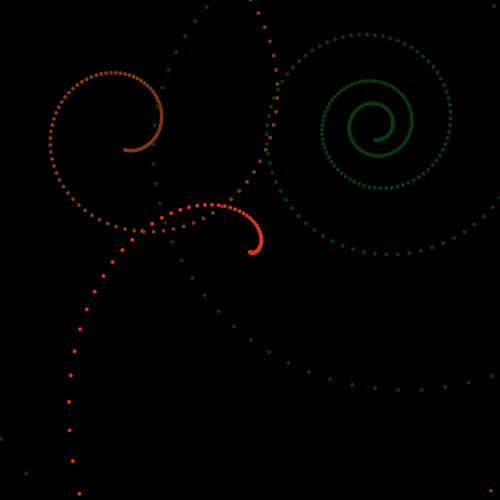
Frame 1 (no input)
Frame 2 (the mouse pressed at the canvas centre, redrawn once): identical to frame 1, image omitted

The Processing sketch that drew this single still picture (run headless with seeded random() and noise(); the mouse was pressed at the canvas centre and the sketch redrawn once):

// Processing sketch: processing_559
// ── processing_559.pde


void setup() {
  size(500,500);
  
  smooth();
  background(0);
  noStroke();

}

void draw () {
  background(0);
  
  drawSpiral1();
  
  drawSpiral2();
  
  drawSpiral3();
  
  noLoop();
}

void drawSpiral1() {
  float radius = 2.0;
  fill(214,56,12);
  
  for (int i = 0; i <= 360*50; i+=5) {
    float x = sin(radians(i)) * radius;
    float y = cos(radians(i)) * radius;
    
    ellipse(x+(width/2), y+(width/2),4,4);
    
    radius*=1.08;
  }

}

void drawSpiral2() {
  float radius = 25.0;
  fill(124,56,21);
  for (int i = 0; i <= 360*50; i+=5) {
    float x = sin(radians(i)) * radius;
    float y = cos(radians(i)) * radius;
    
    ellipse(x+(width/4), y+(width/4),4,4);
    
    radius*=1.02;
  }
}

void drawSpiral3() {
  float radius = 15.0;
  fill(10,55,11);
  for (int i = 0; i <= 360*10; i+=5) {
    float x = sin(radians(i)) * radius;
    float y = cos(radians(i)) * radius;
    
    ellipse(x+(width*0.75), y+(height/4),4,4);
    
    radius*=1.01;
  }
}
